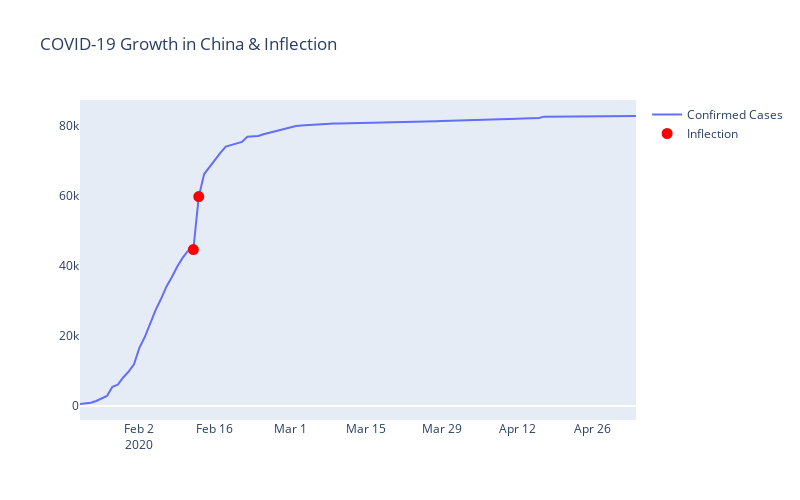

Notebook code cell kept with this figure:
### Code cell
ncov_china = ncov_df[ncov_df['Country'] == 'China']
ncov_china = pd.DataFrame(ncov_china.groupby(['ObservationDate'])['Confirmed', 'Deaths', 'Recovered'].sum()).reset_index()
fig1 = go.Figure()
fig1.add_trace(go.Scatter(x=ncov_china['ObservationDate'], y=ncov_china['Confirmed'], name='Confirmed Cases'))
fig1.add_trace(go.Scatter(x=ncov_china[21:23]['ObservationDate'], y=ncov_china[21:23]['Confirmed'], mode='markers', name='Inflection', marker=dict(color='Red',line=dict(width=5, color='Red'))))
fig1.layout.update(title_text='COVID-19 Growth in China & Inflection',xaxis_showgrid=False, yaxis_showgrid=False, width=800,
        height=500,font=dict(
#         family="Courier New, monospace",
        size=12,
#         color="white"
    ))
# fig1.layout.plot_bgcolor = 'Black'
# fig1.layout.paper_bgcolor = 'Black'
fig1.show()
